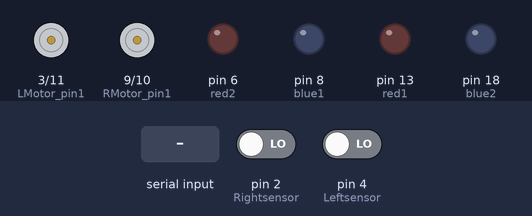
This sketch was run on a simulated Arduino Uno, built with avr-gcc and run on an emulated ATmega328P. Parts: motor-driver pin pairs drawn as motors (green arrow = first pin HIGH = forward, orange = second pin HIGH = backward, longer = more drive, scaled by the enable pin), output pins drawn as LEDs (lit = HIGH). Dashed ring = blinking. Inputs (shaded band) come from the test bench; at power-on: pin 2 (Rightsensor) LOW, pin 4 (Leftsensor) LOW.

Above: at 1.2 s.
1.3 s: "0" received over Serial
At 2.0 s:
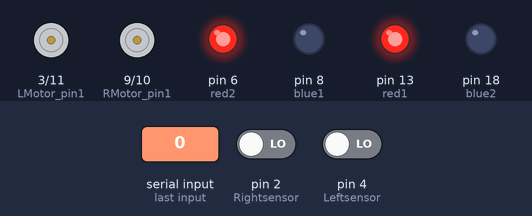
2.8 s: byte 55 (55) received over Serial
At 4.0 s:
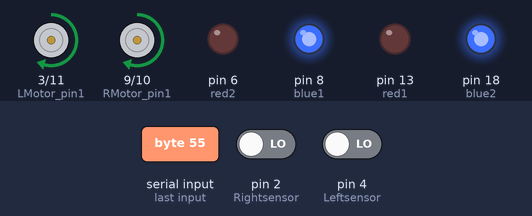
4.3 s: byte 54 (54) received over Serial
At 5.4 s:
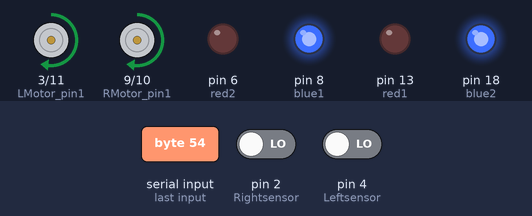
5.8 s: pin 2 (Rightsensor) driven HIGH
At 6.35 s:
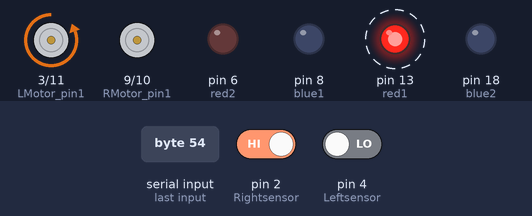
8.8 s: "2" received over Serial
11.8 s: pin 4 (Leftsensor) driven HIGH
At 12.3 s:
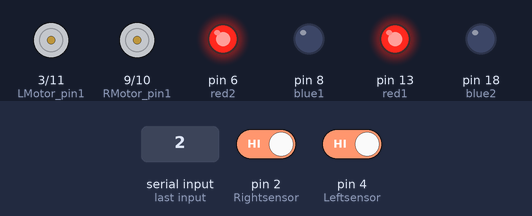
Timing chart, 0 to 14.3 s (numbered marks = the images above; inputs shaded):
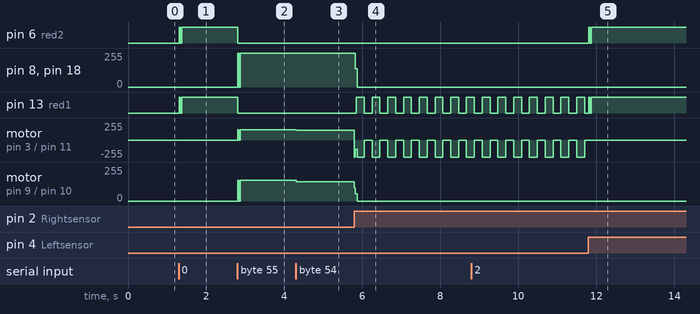

The sketch:

Car-FINAL.ino
```cpp
//Bluetooth car with line following sensors - Written by Ryan T. 2023.6.1

//declare constants for line following sensors
const int Rightsensor = 2;
const int Leftsensor = 4;

//define motor pins
const int LMotor_pin1 = 3;
const int LMotor_pin2 = 11;
const int RMotor_pin1 = 9;
const int RMotor_pin2 = 10;

//define ideal turning speed/motor voltage for line following
const int turnBack = 255;
const int turnForward = 100;

//define constants for LEDpins
const int red1 = 13;
const int green1 = 12;
const int blue1 = 8;
const int red2 = 6;
const int green2 = 5;
const int blue2 = 18;

//define booleans for right blinking, left blinking, timer/blink, brake, headlight, and mdoeSwitch
bool blinkr = false;
bool blinkl = false;
bool blink = false;
bool brake = false;
bool headlight = false;
bool backlight = false;
bool modeSwitch = false;

//define variables for blink timer and speed/motor voltage
int timer = 0;
int drive = 155;

//define constants for the receive and transfer data pins
const int rxPin = 0;
const int txPin = 1;

void setup() {
  pinMode(rxPin, INPUT); //set recieve pin as INPUT
  pinMode(txPin, OUTPUT); //set transmit pin as OUTPUT
  Serial.begin(9600); //set serial baud rate to 9600

  // set motor pins as OUTPUTS
  pinMode(LMotor_pin1, OUTPUT);
  pinMode(LMotor_pin2, OUTPUT);
  pinMode(RMotor_pin1, OUTPUT);
  pinMode(RMotor_pin2, OUTPUT);

  //set sensor pins as INPUT
  pinMode(Rightsensor, INPUT);
  pinMode(Leftsensor, INPUT);

  //set LEDpins output
  pinMode(red1, OUTPUT);
  pinMode(red2, OUTPUT);
  pinMode(green1, OUTPUT);
  pinMode(green2, OUTPUT);
  pinMode(blue1, OUTPUT);
  pinMode(blue2, OUTPUT);
}

void loop() {
  while(Serial.available() > 0) { //While there is data to be read
    int data = Serial.read(); //stores data in variable "data"
    if (data == 49) { //if data recieved is 49/1 (FORWARD)
      //turn off all other LEDmodes
      blinkl = false;
      blinkr = false;
      brake = false;
      backlight = false;
      //turn on headlights
      headlight = true;

      //Left motor forward
      analogWrite(LMotor_pin1, drive);
      analogWrite(LMotor_pin2, 0);
      //Right motor forward
      analogWrite(RMotor_pin1, drive);
      analogWrite(RMotor_pin2, 0);
    } else if (data == 48) { //if data recieved is 48/0 (STOP)
      //turn off all other LEDmodes
      blinkl = false;
      blinkr = false;
      headlight = false;
      backlight = false;
      //BRAKE LIGHT
      brake = true;

      //Left motor stop
      analogWrite(LMotor_pin1, 0);
      analogWrite(LMotor_pin2, 0);
      //Right motor stop
      analogWrite(RMotor_pin1, 0);
      analogWrite(RMotor_pin2, 0);
    }
    else if (data == 50) { //if data recieved is 50/2(DRIVE BACKWARDS)
      //turn off all other LEDmodes
      blinkl = false;
      blinkr = false;
      brake = false;
      headlight = false;
      //turn on backlights
      backlight = true;

      //Left motor back
      analogWrite(LMotor_pin1, 0);
      analogWrite(LMotor_pin2, drive);
      //Right motor back
      analogWrite(RMotor_pin1, 0);
      analogWrite(RMotor_pin2, drive);
    }
    else if (data == 51) { //if data recieved is 51/3 (TURN LEFT)
      //turn off all other LEDmodes
      blinkr = false;
      brake = false;
      headlight = false;
      backlight = false;
      //turn on left blinker
      blinkl = true;

      //Left motor back
      analogWrite(LMotor_pin1, 0);
      analogWrite(LMotor_pin2, drive);
      //Right motor forward
      analogWrite(RMotor_pin1, drive);
      analogWrite(RMotor_pin2, 0);
    }
    else if (data == 52) { //if data recieved is 52/4 (TURN RIGHT)
      //turn off all other LEDmodes
      blinkl = false;
      brake = false;
      headlight = false;
      backlight = false;
      //turn on right blinker
      blinkr = true;

      //Left motor forward
      analogWrite(LMotor_pin1, drive);
      analogWrite(LMotor_pin2, 0);
      //Right motor back
      analogWrite(RMotor_pin1, 0);
      analogWrite(RMotor_pin2, drive);
    }

    if (data == 53 && drive < 255) {//if data recieved is 53/5 (SPEED UP) and the drive speed isn't already at 255
      drive += 10; //increase drive speed/motor voltage
    }
    if (data == 54 && drive > 115) {//if data recieved is 54/6 (SLOW DOWN) and the drive speed isn't already at 115
      drive -= 10; //decrease drive speed/motor voltage
    }

    if (data == 55) { //if data recieved is 55/7 (switch modes, (line following/bluetooth control))
      if (modeSwitch == false){ //if boolean is false
        modeSwitch = true; //set true (line following)
      } else { //if boolean is true
        modeSwitch = false; //set false (bluetooth control)
      }
    }
  }

  if (modeSwitch == true) { //if modeSwitch is true (line following)
    // read sensor values
    bool Left_sensorValue = digitalRead(Leftsensor);
    bool Right_sensorValue = digitalRead(Rightsensor);

    // if Left sensor is black and right is white
    if ((Left_sensorValue == 1) && (Right_sensorValue == 0)){
      blinkl = false;
      brake = false;
      headlight = false;
      backlight = false;

      blinkr = true;
      //Right motor back
      analogWrite(RMotor_pin1, 0);
      analogWrite(RMotor_pin2, turnBack);
      //Left motor forward
      analogWrite(LMotor_pin1, turnForward);
      analogWrite(LMotor_pin2, 0);
    }
    // if Left sensor is white and right is black
    else if ((Left_sensorValue == 0) && (Right_sensorValue == 1)){
      blinkr = false;
      brake = false;
      headlight = false;
      backlight = false;

      blinkl = true;
      //Left motor back
      analogWrite(LMotor_pin1, 0);
      analogWrite(LMotor_pin2, turnBack);
      //Right motor forward
      analogWrite(RMotor_pin1, turnForward);
      analogWrite(RMotor_pin2, 0);
    }
    // if both sensors are white
    else if ((Left_sensorValue == 0) && (Right_sensorValue == 0)){
        blinkl = false;
        blinkr = false;
        brake = false;
        backlight = false;

        headlight = true;
        //Left motor forward
        analogWrite(LMotor_pin1, drive);
        analogWrite(LMotor_pin2, 0);
        //Right motor stop
        analogWrite(RMotor_pin1, drive);
        analogWrite(RMotor_pin2, 0);
    }
    //if both sensors are black
    else if ((Left_sensorValue == 1) && (Right_sensorValue == 1)){
        blinkl = false;
        blinkr = false;
        headlight = false;
        backlight = false;

        brake = true;
        //Left motor stop
        analogWrite(LMotor_pin1, 0);
        analogWrite(LMotor_pin2, 0);
        //Right motor stop
        analogWrite(RMotor_pin1, 0);
        analogWrite(RMotor_pin2, 0);
    }
  }

  if (blink == false && timer == 100) { //if blink is false and timer is 100
    blink = true; //set true
    timer = 0; //set 0
  } else if (blink == true && timer == 100) { //if blink is true and timer is 100
    blink = false; //set false
    timer = 0; //set 0
  }
  timer += 5; //timer increases by 5 every loop
  delay(10); // delay of 10 milliseconds per loop

  if (blink == true) { //if blink is true
    if (blinkr == true) { //if blinkr is true
      digitalWrite(red2, HIGH); //turn on red2 LED
      digitalWrite(green2, HIGH); //turn on green2 LED
      //turn off all else
      digitalWrite(red1, LOW);
      digitalWrite(green1, LOW);
      digitalWrite(blue1, LOW);
      digitalWrite(blue2, LOW);
    } else if (blinkl == true) { // if blinkl is true
      digitalWrite(red1, HIGH); //turn on red1 LED
      digitalWrite(green1, HIGH); //turn on green1 LED
      //turn off all else:
      digitalWrite(red2, LOW);
      digitalWrite(green2, LOW);
      digitalWrite(blue1, LOW);
      digitalWrite(blue2, LOW);
    }
  } else { //if blink is on off cycle:
    //turn off all LEDs
    digitalWrite(red1, LOW);
    digitalWrite(red2, LOW);
    digitalWrite(green1, LOW);
    digitalWrite(green2, LOW);
    digitalWrite(blue1, LOW);
    digitalWrite(blue2, LOW);
  }

  if (headlight == true) {
    //Turn on headlights
    digitalWrite(red1, LOW);
    digitalWrite(red2, LOW);
    digitalWrite(green1, HIGH);
    digitalWrite(green2, HIGH);
    digitalWrite(blue1, HIGH);
    digitalWrite(blue2, HIGH);
  } else if (brake == true) {
    //turn on brakelights
    digitalWrite(red1, HIGH);
    digitalWrite(red2, HIGH);
    digitalWrite(green1, LOW);
    digitalWrite(green2, LOW);
    digitalWrite(blue1, LOW);
    digitalWrite(blue2, LOW);
  } else if (backlight == true){
    //turn on back lights
    digitalWrite(red1, HIGH);
    digitalWrite(red2, HIGH);
    digitalWrite(green1, HIGH);
    digitalWrite(green2, HIGH);
    digitalWrite(blue1, LOW);
    digitalWrite(blue2, LOW);
  }
}
```

Measured:
- after the input at 1.3 s, pin 6 (red2), pin 13 (red1): LOW → HIGH at once, → LOW 0.02 s later, → HIGH 0.04 s later
- after the input at 2.8 s, pin 6 (red2), pin 13 (red1): HIGH → LOW at once; pin 8 (blue1), pin 18 (blue2): 0/255 → 255/255 at once; motor on pin 3 (LMotor_pin1) / pin 11 (LMotor_pin2), motor on pin 9 (RMotor_pin1) / pin 10 (RMotor_pin2): stopped → forward 155/255 at once
- after the input at 4.3 s, motor on pin 3 (LMotor_pin1) / pin 11 (LMotor_pin2), motor on pin 9 (RMotor_pin1) / pin 10 (RMotor_pin2): forward 155/255 → forward 145/255 at once
- after the input at 5.8 s, pin 8 (blue1), pin 18 (blue2): 255/255 → 0/255 at once; pin 13 (red1): alternates HIGH for 0.20 s and LOW for 0.20 s, starting after 0.05 s; motor on pin 9 (RMotor_pin1) / pin 10 (RMotor_pin2): forward 145/255 → stopped at once
- after the input at 11.8 s, pin 6 (red2): LOW → HIGH at once, → LOW 0.02 s later, → HIGH 0.04 s later; motor on pin 3 (LMotor_pin1) / pin 11 (LMotor_pin2): stops changing and stays stopped
